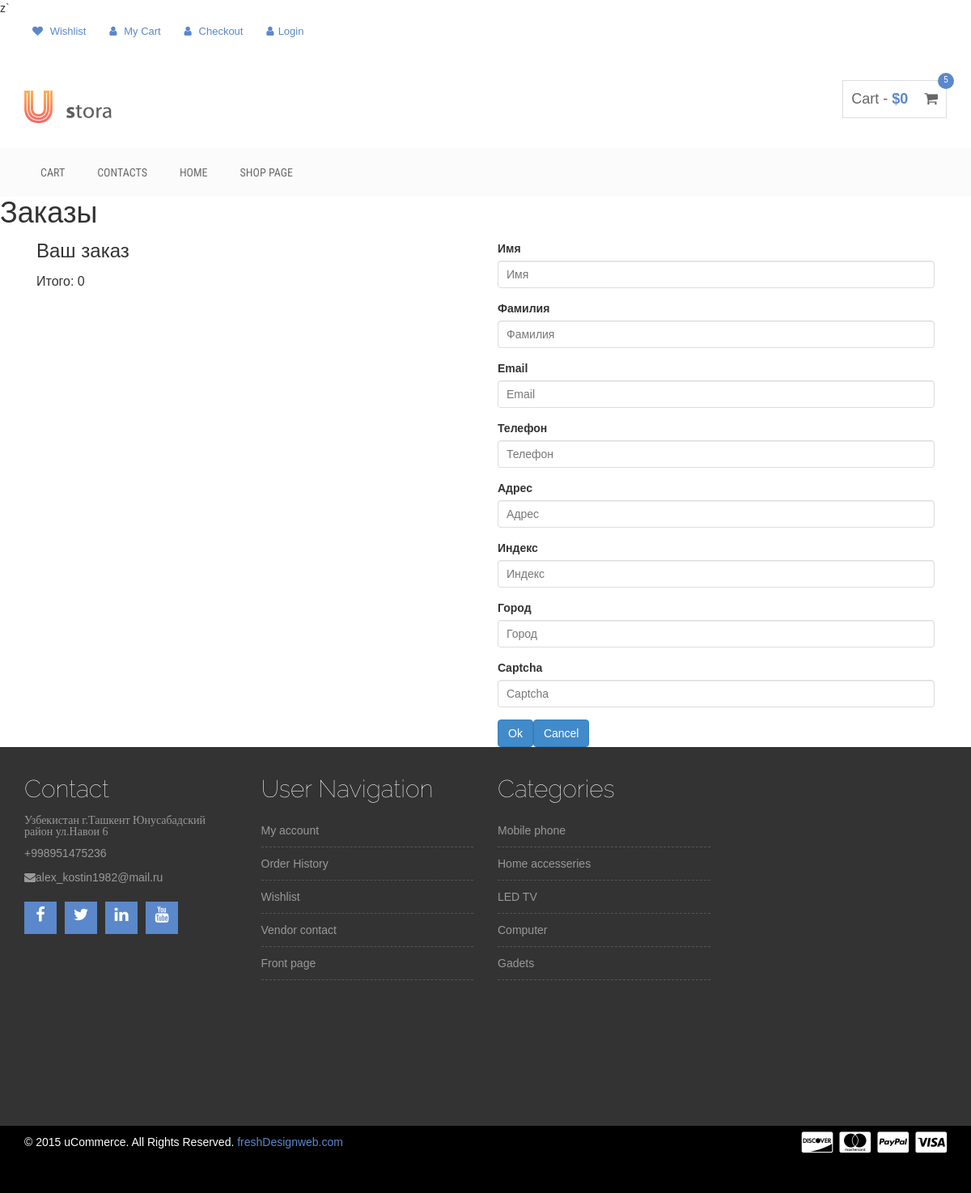
The app's page /orders/create/ with its own data.
### mainpage/models.py (models this page shows, shortened)
class NavMenu(models.Model):
    title = models.CharField(verbose_name=_('Заголовок'), max_length=100 )
    url = models.CharField(verbose_name='Ссылка на страницу', max_length=100)
    class Meta:
        verbose_name = _('Меню Навигации')
        verbose_name_plural = _('Меню Навигации')
        ordering = ['title', ]

class PageBlock(models.Model):
    title = models.CharField(_('Заголовок'), max_length=250, blank=True)
    icon_class = models.CharField(_('Иконка'), max_length=255, blank=True)
    text = models.TextField(_('Текст'), blank=True)
    url = models.URLField(_('Ссылка'), blank=True)
    class Meta:
        abstract = True

class Social(PageBlock):
    class Meta:
        verbose_name =_('Социальная сеть')
        verbose_name_plural = _('Социальные сети')

### contacts/models.py (models this page shows, shortened)
class ContactPage(models.Model):
    adress = models.CharField(verbose_name='Адрес', max_length=50, blank=True)
    phone = models.CharField(verbose_name='Телефон', max_length=50, blank=True)
    email = models.EmailField(verbose_name='Email')
    website = models.CharField(verbose_name='Веб Сайт', max_length=50, blank=True)
    class Meta:
        verbose_name = 'Контакты'
        verbose_name_plural = 'Контакты'

### orders/views.py (the view)
# urls.py: path('create/', order_create, name='order_create'),
def order_create(request):
    template_name = "pages/orders/order_created.html"
    cart = Cart(request)
    if request.method == 'POST':
        form = OrderCreateForm(request.POST)
        if form.is_valid():
            order = form.save()
            form.clean()
        if form.cleaned_data:
            save_point = transaction.savepoint()
            order.user = request.user
            order.email = request.user.email
            order.phone = form.cleaned_data.get('phone')
            order.address = form.cleaned_data.get('address')
            order.postal_code = form.cleaned_data.get('postal_code')
            order.city = form.cleaned_data.get('city')
            try:
                order.save()
                transaction.savepoint_commit(save_point)
            except:
                transaction.rollback(save_point)
            transaction.commit()
            transaction.on_commit(commit_handler)
        for item in cart:
            order_item = OrderItem.objects.create(
                product = item['product'],
                price = item['end_price'],
                quantity = item['quantity'],
                order = order,
            )
        qr  = make_qrr(order.pk, cart)
        cart.clear()
        return render(
            request=request, template_name=template_name,context={'order':order, 'qr': qr}
        )
    else:
        if request.user.is_authenticated:
            ic('get request')
            form = OrderCreateForm(
                initial={
                    'user':request.user,
                    'first_name':request.user.first_name,
                    'last_name':request.user.last_name,
                    'customer_id' : request.user.pk
                }
            )
        else:
            form = OrderCreateForm()
    return render(
        request, 'pages/orders/order_create.html', {'cart' : cart, 'form' : form}
    )

### orders/forms.py
class OrderCreateForm(forms.ModelForm):
    captcha = CaptchaField(label="Введите картинку")
    class Meta:
        model = Order
        fields = (
            'first_name', 'last_name',
            'email', 'phone', 'address',
            'postal_code', 'city'
        )

### cart/services/cart.py (called while the page is built)
    def __len__(self):
        return sum(item['quantity'] for item in self.cart.values())

    def get_total_price(self):
        return sum(
            Decimal( item['end_price']) * item['quantity'] for item in self.cart.values() )

### mainpage/templatetags/custom_tags.py (called while the page is built)
@register.simple_tag
def footer_social():
    social_items = Social.objects.all()
    social_block = f"""
        {"".join(f'<a href="{item.url}"><i class="{item.icon_class}"></i></a>' for item in social_items)}

    """
    return mark_safe(social_block)

@register.inclusion_tag('tags/footer_part_menu.html')
def footer_part_menu(title,*args):
    return {'items' : args,
            'title' : title}

@register.inclusion_tag('tags/footer_contact.html')
def footer_contact():
    contact = ContactPage.objects.get(pk=1)
    return {
        'contact' : contact,
    }

@register.inclusion_tag('tags/nav_menu.html')
def nav_menu():
    nav_items = NavMenu.objects.all()
    return {
        'nav_items' : nav_items,
    }

### templates/pages/orders/order_create.html (shortened to what this page needs)
z`{% extends 'layout/base.html' %}
{% block content %}
<h1 class="">Заказы</h1>
<section class="container">
    <div class="row-fluid">
        <div class="col-md-6 col-xl-6">
            <div class="order-info">
                <h3>Ваш заказ</h3>
                <table>
                    <tbody>
                        <tr>
                            <td colspan="2">Итого: {{ cart.get_total_price }}</td>
                        </tr>
                    </tbody>
                </table>
            </div>
        </div>
        <div class="col-md-6 col-xl-6">
            <table>
                <form action="." method="post" class="order-form">
                    {% load django_bootstrap5 %}
                    {% bootstrap_form form layout="horizontal" size='sm' %}
                    {% bootstrap_button buttton_type='submit' content='Ok' size='md' %}
                    {% bootstrap_button buttton_type='reset' content='Cancel' size='md'  %}
                </form>
            </table>
        </div>
    </div>
</section>
{% endblock content %}

### templates/tags/nav_menu.html
{% for item in nav_items %}
    <li><a href="{% url item.url %}">{{ item.title }}</a></li>
{% endfor %}

### templates/tags/footer_contact.html (shortened to what this page needs)
<h4 class="footer-wid-title">Contact</h4>
<p class="mb-2"><i class="fa fa-map-marker-alt me-3">{{ contact.adress }}</i></p>
<p class="mb-2">{{ contact.phone }}</p>
<p class="mb-2"><i class="fa fa-envelope me-3"></i>{{ contact.email }}</p>

### static/css/style.css (style rules this page uses)
h1, h2, h3, h4, h5, h6 { margin: 0 0 15px; }
.mainmenu-area ul.navbar-nav li a { color: #6e6a6a; font-size: 14px; padding: 20px; }
.footer-wid-title { font-family: raleway; font-size: 30px; font-weight: 100;color: #fff }
.footer-social a { background: none repeat scroll 0 0 #5a88ca; color: #fff; display: inline-block; font-size: 20px; height: 40px; margin-bottom: 10px; margin-right: 10px; padding-top: 5px; text-align: center; width: 40px;border: 1px solid #5a88ca; }
a { color: #5a88ca }
input[type="text"], input[type="password"], input[type="email"], textarea { border: 1px solid #ddd; padding: 10px; }

### records on screen
NavMenu: title "CART"
NavMenu: title "CONTACTS"
NavMenu: title "HOME"
NavMenu: title "SHOP PAGE"
ContactPage: adress "Узбекистан г.Ташкент Юнусабадский район ул.Навои 6", phone "+998951475236", email "alex_kostin1982@mail.ru"

### other values on screen
{{ cart.get_total_price }} "0"
{{ title }} "User Navigation Categories"
{{ item }} "My account" "Order History" "Wishlist" "Vendor contact" "Front page" "Mobile phone" "Home accesseries" "LED TV" "Computer" "Gadets"
